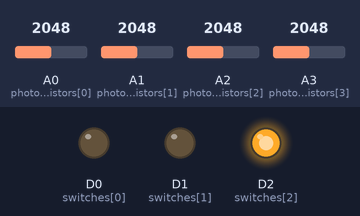
The sketch below on a simulated Particle Photon. On the bench: output pins drawn as LEDs (lit = HIGH). Dashed ring = blinking. Inputs (shaded band) come from the test bench; at power-on: A0 (photoresistors[0]) = 2048, A1 (photoresistors[1]) = 2048, A2 (photoresistors[2]) = 2048, A3 (photoresistors[3]) = 2048.

Above: at 0.1 s.
At 17.2 s:
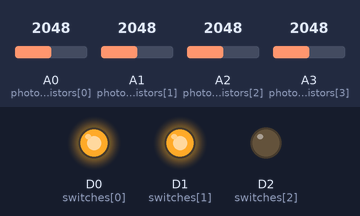
17.3 s: A0 (photoresistors[0]) set to 1987
At 18.17 s:
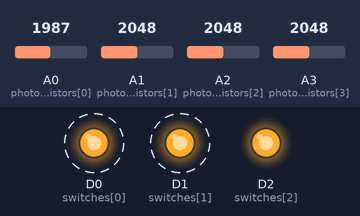
Timing chart, 0 to 26.3 s (numbered marks = the images above; inputs shaded):
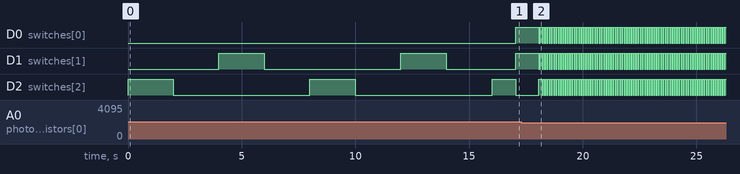

The sketch:

laser-maze.ino
```cpp
// -----------------------------------------
//  LASER MAZE
// -----------------------------------------
//
// Blink mode: The laser maze is set up to be navigated
// Alarm mode: The laser maze is flashing frantically!
//

// Declare pin variables

// Each switch is a signal for a MOSFET connected to 1 or 2 lasers
const int numSwitches = 3;
const int switches[numSwitches] = { D0, D1, D2 };

// Each photoresistor detects the prescence or absence of a laser
const int numLasers = 4;
const int photoresistors[numLasers] = { A0, A1, A2, A3 }; // one laser is a decoy
const int laserSwitches[numLasers] = { D2, D1, D2, D1 }; // some are doubled up
int beamThresholds[numLasers];

// Controlling TIME
int loopTime = 50;          // How often should we cycle through our loop?
int blinkPeriod = 1000;     // How long should each laser stay on for in blink mode?
int alarmPeriod = 10000;    // How long should the alarm stay on for? <- SEVEN MINS
int timePassed = 0;         // Tracking time since last alarm/blink cycle trigger

// Track whether to be in maze mode or alert mode
bool isAlarmGoingOff = false;

void setup() {
    // All switches are output
	for (int ii = 0; ii < numSwitches; ii++) {
		pinMode(switches[ii],OUTPUT);
		digitalWrite(switches[ii], LOW);
	}

	// Calibrate photoresistors
	for (int ii = 0; ii < numLasers; ii++) {
	    beamThresholds[ii] = calibrateResistor(photoresistors[ii], laserSwitches[ii]);
	}

	// Publish calibration readings
	publishBeamThresholds();

	// Set just pin 2 high
	togglePin(switches[2]);
}

void loop() {
    if (isAlarmGoingOff) {
        if (timePassed < alarmPeriod) {
            // Continue PANIC MODE
            flashLasers();
        }
        else {
            // Finish panicking
            isAlarmGoingOff = false;
            timePassed = 0;
        }
    }
    else {
        // Normal blinking, not panicking at all
        if (isBeamBroken()) {
            // K no begin PANIC MODE
            isAlarmGoingOff = true;
            timePassed = 0;
            switchLasersOn();

            // Warn security
            Particle.publish("alert","beam is broken!",60,PRIVATE);
            publishResistorReadings();
        }
        else if (timePassed >= blinkPeriod) {
            // Blink the lasers :)
            publishResistorReadings();
            flashLasers();
            timePassed = 0;
        }
    }

    timePassed += loopTime;
    delay(loopTime);
}

/**
  Make all the lasers be on!
 */
void switchLasersOn() {
    for (int ii = 0; ii < numSwitches; ii++) {
		digitalWrite(switches[ii], HIGH);
	}
}

/**
  Make all the lasers be different!
 */
void flashLasers() {
       for (int ii = 0; ii < numSwitches; ii++) {
		togglePin(switches[ii]);
	}
}

/**
  Toggles a pin value between low and high.

  @param pin integer id of the pin to be toggled.
*/
void togglePin(int pin) {
    bool isPinHigh = digitalRead(pin);

    if (isPinHigh) {
        digitalWrite(pin, LOW);
    }
    else {
        digitalWrite(pin, HIGH);
    }
}

/**
  Calibrate photoresistors- necessary because ambient light levels change.

  @param photoresistor integer id of photoresistor to read.
  @param laserSwitch integer id of switch for laser pointed at photoresistor.
 */
int calibrateResistor(int photoresistor, int laserSwitch) {
    // Average two measurements while the laser is on
    digitalWrite(laserSwitch, HIGH);
    int on_1 = analogRead(photoresistor);
    delay(1000);
    int on_2 = analogRead(photoresistor);
    delay(1000);
    int on_3 = analogRead(photoresistor);
    int on = (on_1 + on_2 + on_3) / 3;

    // Average two measurements while the laser if off
    digitalWrite(laserSwitch, LOW);
    int off_1 = analogRead(photoresistor);
    delay(1000);
    int off_2 = analogRead(photoresistor);
    delay(1000);
    int off_3 = analogRead(photoresistor);
    int off = (off_1 + off_2 + off_3) / 3;

    // Calibrate the beam threshold to be halfway between the
    return (on*2 + off)/3;
}

/**
  Return true if any of the beams are broken.
*/
bool isBeamBroken() {
    bool isBeamBroken = false;
	for (int ii = 0; ii < numLasers; ii++) {
	    if (laserSwitchedOff(ii)) continue;

	    int beamValue = analogRead(photoresistors[ii]);
	    isBeamBroken = isBeamBroken || ( beamValue < beamThresholds[ii] );
	}
	return isBeamBroken;
}


/**
  Return true if the switch controlling the laser is off.
*/
bool laserSwitchedOff(int laserNumber)
{
    return !digitalRead(laserSwitches[laserNumber]);
}

/**
  Publish a beamThreshold event with the calculated thresholds for each photoresistor.
 */
void publishBeamThresholds() {
    char publishString[128] = "";

    for (int ii = 0; ii < numLasers; ii++) {
        int pin = photoresistors[ii];
        sprintf(publishString + strlen(publishString), "beam %d: %d, ", pin, beamThresholds[ii]);
	}
    Particle.publish("beamThreshold", publishString, 60, PRIVATE);
}

/**
  Publish a beamMeasurement event with the analog values of each photoresistor.
 */
void publishResistorReadings() {
    char publishString[128] = "";

    for (int ii = 0; ii < numLasers; ii++) {
        int pin = photoresistors[ii];
        sprintf(publishString + strlen(publishString), "pin %d: %d, ", pin, analogRead(pin));
	}

    Particle.publish("beamMeasurement", publishString, 60, PRIVATE);
}
```

Measured:
- the behaviour switches between 2048 and 2047 on A0 (photoresistors[0]) (found by bisection; images 1 and 2)
- after the input at 17.3 s, D0 (switches[0]), D1 (switches[1]): alternates HIGH for 0.05 s and LOW for 0.05 s, starting after 0.82 s
- by itself, D2 (switches[2]): repeats every 0.10 s: LOW 0.05 s, HIGH 0.05 s
